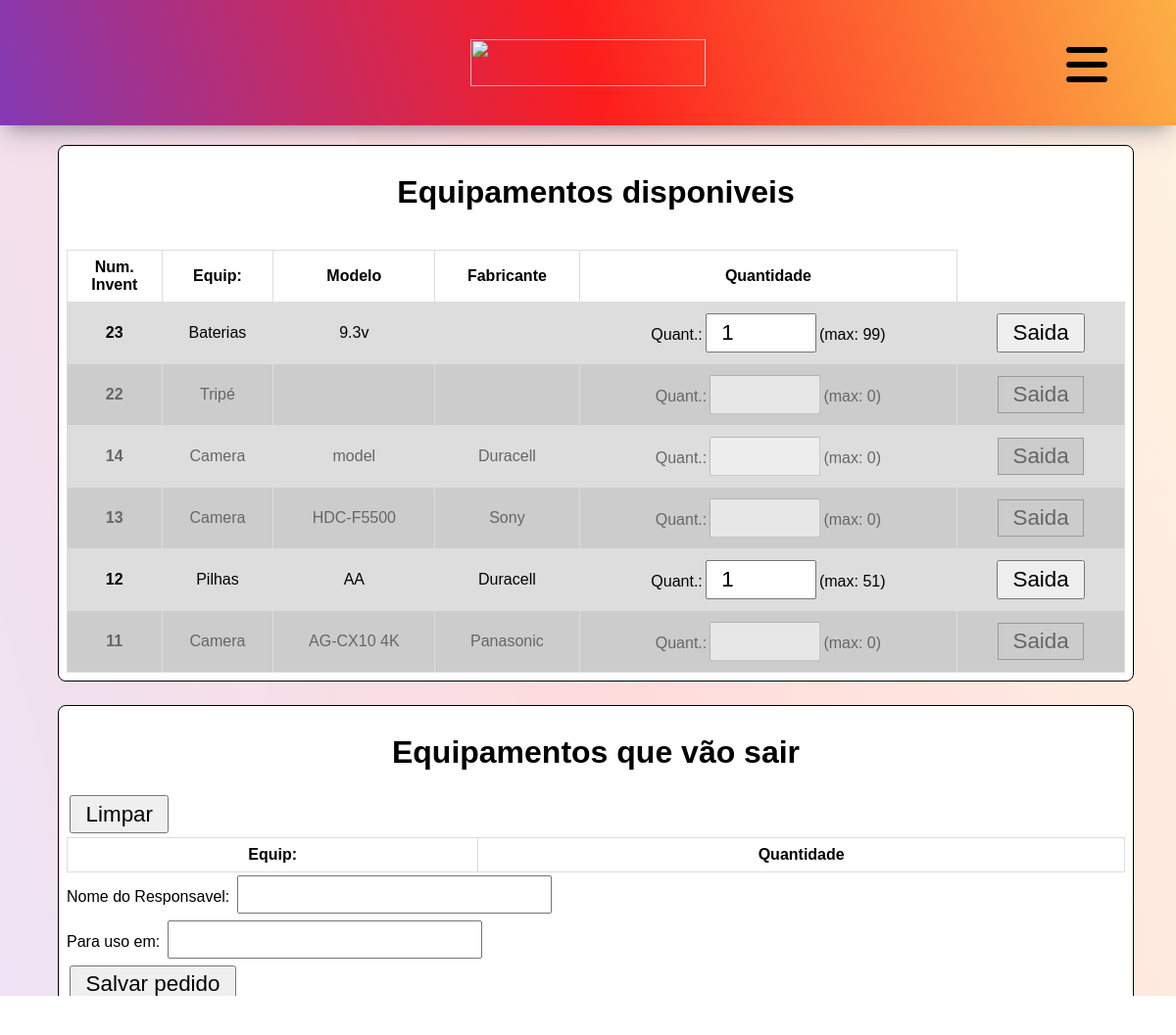
Page /out-obj/ (signed in) on the earlier database version.
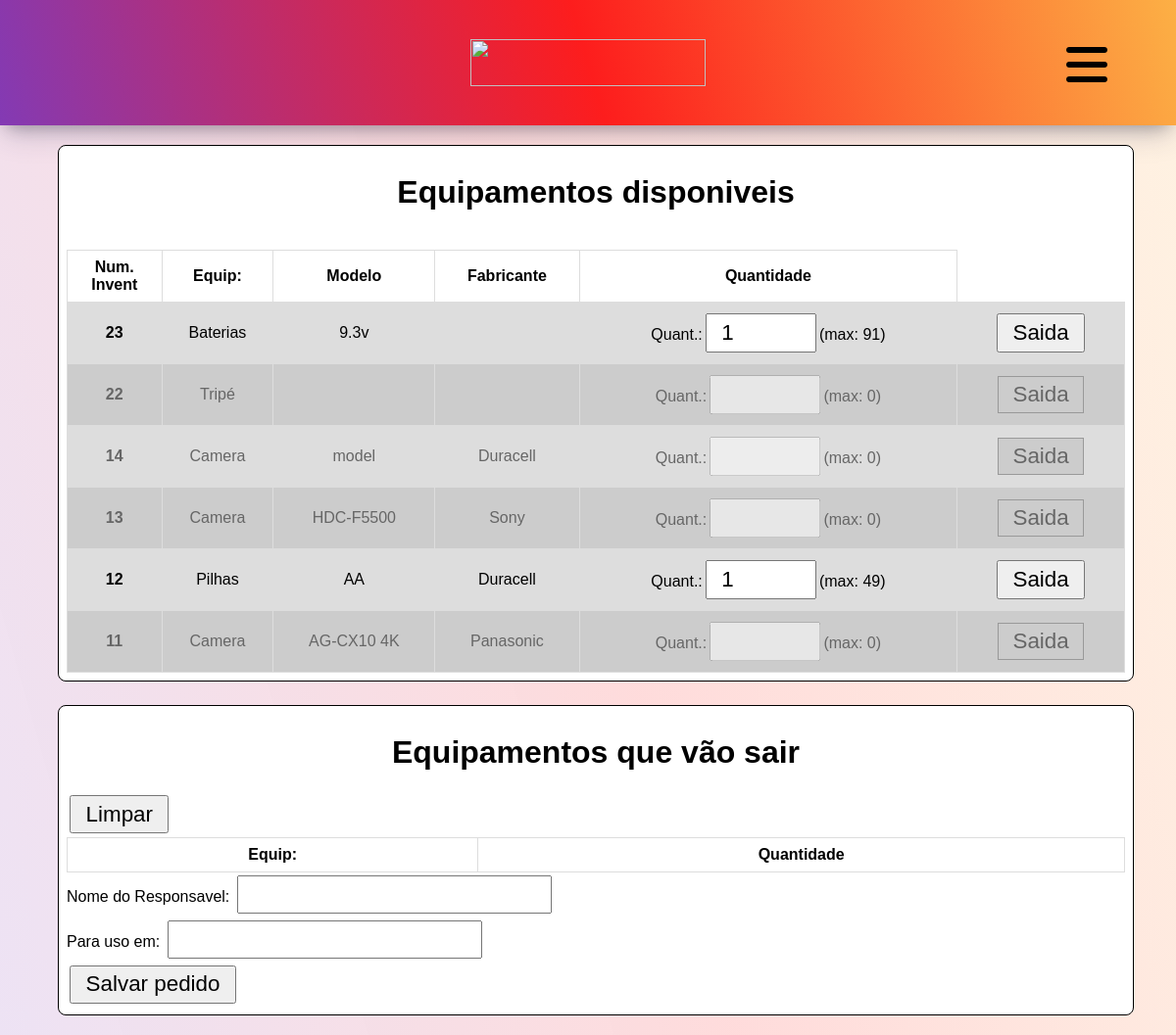
Same page on the later database version.
### dataObjects/models.py (models this page shows, shortened)
class Data_Objects(models.Model):
    objects = Manager()
    name = models.CharField(max_length=100, verbose_name="Nome", null=False)
    brand = models.CharField(max_length=255, verbose_name="Marca")
    manufacturer = models.CharField(max_length=255, verbose_name="Fabricante")
    status = models.CharField(max_length=20, verbose_name="Situação", null=True)
    quantity = models.IntegerField(verbose_name="Quantidade", default=1, null=True)
    serial_num = models.SlugField(verbose_name="Numero de Série", null=True)
    type_obj = models.CharField(max_length=255, verbose_name="Tipo")
    description = models.TextField(verbose_name="Descrição")
    class Meta:
        verbose_name = "Objeto"
        verbose_name_plural = "Objetos"

### dataObjects/views.py (the view, shortened to what this page needs)
# urls.py: path("out-obj/", Out_Obj.as_view(), name="out-obj"),
@method_decorator(login_required(login_url="employees:login", redirect_field_name='next'), name='dispatch')
class Out_Obj(ListView):
    template_name = "pages/out-obj.html"
    model = Data_Objects
    context_object_name = "object_list"
    ordering = ['-id']  # ORDERBY
    extra_context = {'request_users': Requests_To_Out.objects.all().values_list('title', flat=True).distinct(),
                     'where_to_use': Requests_To_Out.objects.all().values_list('local', flat=True).distinct(),
                     }
    def get_queryset(self):
        qs = super().get_queryset()
        if self.request.session.get('cart') is not None:
            for unity in qs:
                for cart_obj in self.request.session.get('cart'):
                    if str(unity.id) == str(cart_obj[0]):
                        unity.quantity = int(unity.quantity) - int(cart_obj[2])
        return qs
    def get(self, request, *args, **kwargs):
        return super().get(request, *args, **kwargs)
    def get_context_data(self, *, object_list=None, **kwargs):
        queryset = object_list if object_list is not None else self.object_list
        context_object_name = self.get_context_object_name(queryset)
        session = self.request.session.get('cart')
        context = {
            "object_list": queryset,
            "sess": session,
        }
        if context_object_name is not None:
            context[context_object_name] = queryset
        context.update(kwargs)
        return super().get_context_data(**context)

### dataObjects/templates/pages/out-obj.html (shortened to what this page needs)
{% extends 'pages/base.html' %}
{% block 'content' %}
    <div class="content-container-out-obj">
        <div class="avaible-objs ">
        <h1>Equipamentos disponiveis</h1><br>
        <table>
            <th class="center">Num. <br>Invent </th><th>Equip: </th><th>Modelo</th><th>Fabricante</th><th>Quantidade</th>
        {% for field in object_list %}
        {% if field.quantity == 0 %}
        <tr class='disabled'>
        {% else %}
        <tr>
        {% endif %}
            <form action={% url 'dataObjects:out-obj' %} method="post">
                <td class="center"> <b> {{field.id}}   </b> </td>
                <td>  {{field.name}}    </td>
                <td>  {{field.brand}}   </td>
                <td>  {{field.manufacturer}} </td>
                {% if field.quantity == 0 %}
                <td>Quant.:<input class="input-text-form-out-obj" value="" type="number" id="quantity" name="quantity" min="1" max={{field.quantity}} disabled>(max: {{field.quantity}})</td>
                <td><button type="button" action="submit" disabled>Saida</button></td>
                {% else %}
                <td>Quant.:<input class="input-text-form-out-obj" value="1" type="number" id="quantity" name="quantity" min="1" max={{field.quantity}}>(max: {{field.quantity}})</td>
                <td><button action="submit">Saida</button></td>
                {% endif %}
            </form>
        </tr>
        {% endfor %}
        </table>
    </div>
    <div class="will-use">
        <h1 class="requests-obj">Equipamentos que vão sair</h1>
        <form action={% url 'dataObjects:out-obj' %} method="get">
            <button name='clean' value='clean' type='submit'>Limpar</button>
        </form>
        <form action={% url 'dataObjects:out-obj-create' %} method="post">
         <table>
            <th>Equip: </th><th>Quantidade</th>
         </table>
         <span> Nome do Responsavel: </span>
         <input type="search" maxlength='60' name="name" list="opcoes" required>
         <br>
         <span> Para uso em: </span>
         <input type="search" maxlength='60' name="where-use" list="opcoes-where" required>
         <br>
         <button action="submit">Salvar pedido</button>
        </form>
    </div>
</div>
{% endblock 'content' %}

Differences in the rows shown:
changed Data_Objects "Baterias": quantity "99" → "91"
changed Data_Objects "Pilhas": quantity "51" → "49"
